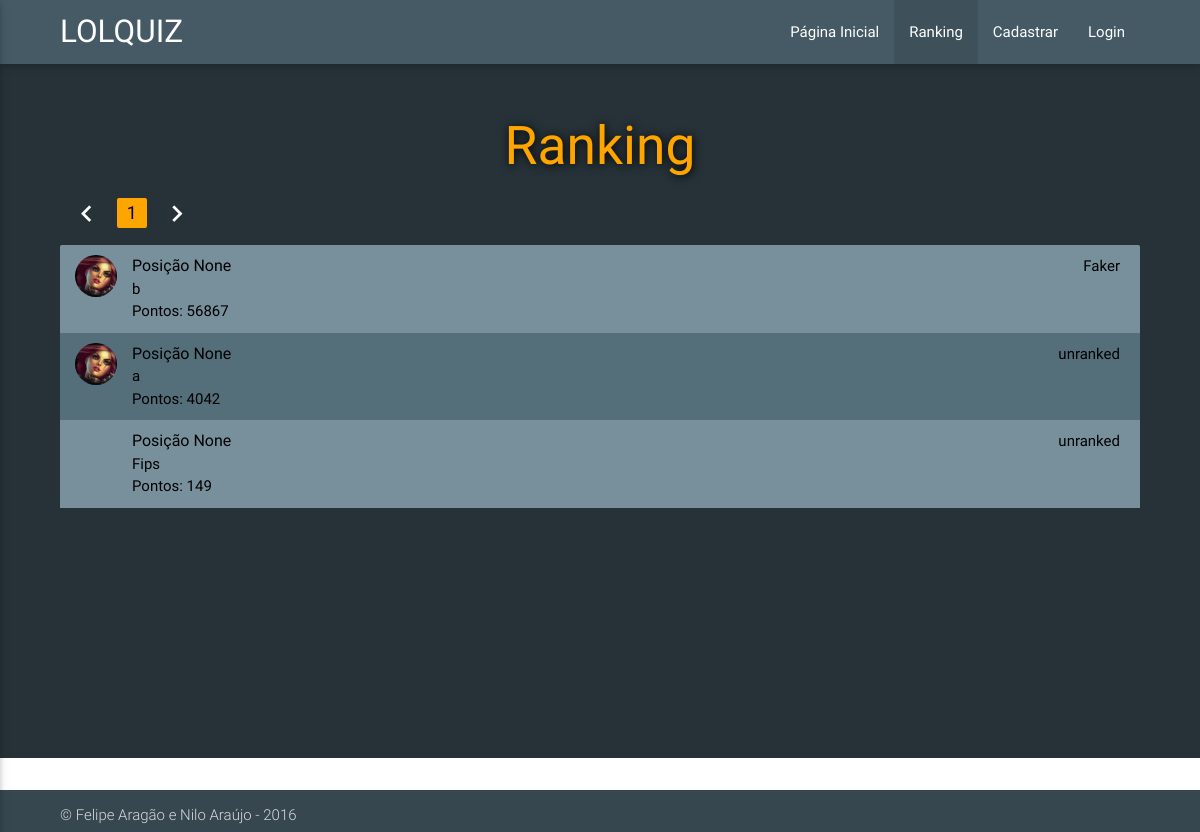
Before: /ranking with the older database file.
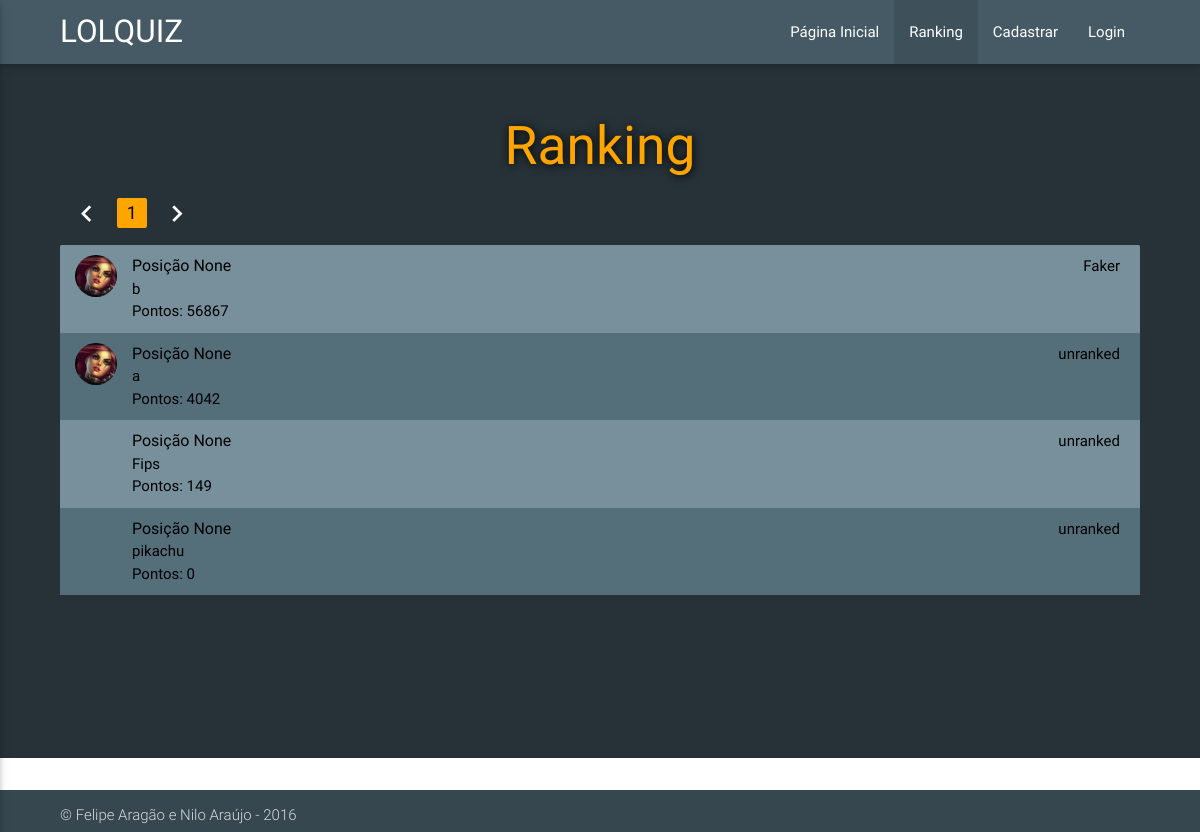
After: the same page with the newer database file.
### lolzin/models.py (models this page shows, shortened)
class lolzinUser(AbstractBaseUser):
	identifier = models.EmailField(max_length=120, unique=True)
	nick = models.CharField(max_length=20, unique=True)
	points = models.IntegerField(default=0)
	rank_position = models.CharField(max_length=10, null=True)
	league = models.CharField(max_length=10, default='unranked')
	numQuestions = models.IntegerField(default=0)
	cQuestions = models.IntegerField(default=0)
	photo = models.FileField(upload_to='lolzin/avatars', default=0)
	winrate = models.FloatField(default=50)
	is_active = models.BooleanField(default=True)
	is_superuser = models.BooleanField(default=False)
	is_admin = models.BooleanField(default=False)
	USERNAME_FIELD = 'nick'
	REQUIRED_FIELDS = ['identifier']
	objects = lolzinUserManager()

### lolzin/views.py (the view)
# urls.py: url(r'ranking', views.ranking, name='ranking'),
def ranking(request):
	logger.debug('ranking')
	users = lolzinUser.objects.all().order_by('-points').exclude(numQuestions=0)
	p = Paginator(users, 15)
	page = request.GET.get('page')
	try:
		rank_page = p.page(page)
	except PageNotAnInteger:
		rank_page = p.page(1)
	except EmptyPage:
		rank_page = p.page(p.num_pages)
	context = {
		'ranking': p,
		'rank_page': rank_page
	}
	return render(request, 'lolzin/ranking.html', context)

### lolzin/templates/lolzin/ranking.html (shortened to what this page needs)
{% extends "lolzin/base.html" %}
{% load staticfiles %}
{% block active_ranking %} "active" {% endblock active_ranking %}
{% block main_content %}
	<section class="blue-grey darken-4 section-wrapper">
		<div class="container">
			<h2 class="center">Ranking</h2>
			<ul class="pagination">
				{% if not rank_page.has_previous %}
					<li class="disabled"><i class="mdi mdi-chevron-left"></i></li>
				{% else %}
					<li><a href="{% url 'ranking' rank_page.previous_page_number %}"><i class="mdi mdi-chevron-left"></i></a></li>
				{% endif %}
				{% for page_number in ranking.page_range %}
					{% if rank_page.number == forloop.counter %}
						<li class="active">{{ rank_page.number }}</li>
					{% else %}
						<li class="waves-effect"><a href="{% url 'group_log' forloop.counter %}">{{ rank_page.number }}</a></li>
					{% endif %}
				{% endfor %}
				{% if not rank_page.has_next %}
					<li class="disabled"><i class="mdi mdi-chevron-right"></i></li>
				{% else %}
					<li><a href="{% url 'ranking' rank_page.next_page_number %}"><i class="mdi mdi-chevron-right"></i></a></li>
				{% endif %}
			</ul>
			<ul class="collection ranking">
				{% for user in rank_page %}
					<li class="collection-item avatar">
						<a href="{% url 'profile' user.nick %}">
							<div class="left">
								{% if user.photo %}
									<img src="{{ user.photo.url }}" class="circle">
								{% else %}
									<div class="avatar-placeholder"></div>
								{% endif %}
								<span class="title">Posição {{ user.rank_position }}</span>
								<p>{{ user.nick }}</p>
								<p>Pontos: {{ user.points }}</p>
							</div>
							<p class="right">{{ user.league }}</p>
						</a>
					</li>
				{% endfor %}
			</ul>
		</div>
	</section>
{% endblock main_content %}
{% block footer %}
	<div class="footer-copyright blue-grey darken-3">
		<div class="container">
			© Felipe Aragão e Nilo Araújo -  2016
		</div>
	</div>
{% endblock footer %}

### lolzin/templates/lolzin/base.html (shortened to what this page needs)
<!DOCTYPE html>
<html>
	<head>
		{% load staticfiles %}
		{% load lolzin_extras %}
		<link rel="stylesheet" type="text/css" href="{% static 'lolzin/css/materialize.css' %}">
		<link rel="stylesheet" type="text/css" href="{% static 'lolzin/css/materialdesignicons.css' %}">
		<link rel="stylesheet" type="text/css" href="{% static 'lolzin/css/styles.css' %}">
	</head>
	<body>
		<header>
			{% block nav %}
				<div class="navbar-fixed">
					<nav class="blue-grey darken-2">
						<div class="nav-wrapper">
							<a href="#" class="brand-logo">Lolquiz</a>
							<ul class="right hide-on-med-and-down">
								<li class={% block active_index %} {% endblock active_index %}><a href="{% url 'index' %}">Página Inicial</a></li>
								<li class={% block active_ranking %} {% endblock active_ranking %}><a href="{% url 'ranking' %}">Ranking</a></li>
								{% if request.user.is_authenticated %}
									<li class={% block active_cp %} {% endblock active_cp %}><a href="{% url 'profile' request.user.nick %}">Meu perfil</a></li>
									<li><a href="{% url 'logout' %}">Desconectar</a></li>
								{% else %}
									<li class={% block active_signup %} {% endblock active_signup %}><a href="{% url 'signup' %}">Cadastrar</a></li>
									<li class={% block active_login %} {% endblock active_login %}><a href="{% url 'login' %}">Login</a></li>
								{% endif %}
							</ul>
						</div>
					</nav>
				</div>
			{% endblock nav %}
		</header>
		<main>
			{% block main_content %}{% endblock main_content %}
		</main>
		<footer class="page-footer blue-grey darken-2">
			{% block footer %} {% endblock footer %}
		</footer>
	</body>
</html>

### lolzin/static/lolzin/css/styles.css (style rules this page uses)
body { display: flex; min-height: 100vh; flex-direction: column; }
main { flex: 1 0 auto; padding: 0; margin: 0; }
.brand-logo { text-transform: uppercase; }
.container { width: 90%; margin: 0 auto; }
h2 { color: orange; text-shadow: 1px 1px 10px black; margin-top: 0; padding-top: 1em; }
.nav-wrapper { width: 90%; margin: 0 auto; }
main, section { min-height: calc(100vh - 56px); }
.ranking { border: none; }
.ranking li:nth-child(odd) { background-color: #78909c; }
.ranking li:nth-child(even) { background-color: #546e7a; }
.ranking li.collection-item { border: none; }
.ranking li a { color: black; }
.collection.ranking { margin-bottom: 0; padding-bottom: 1em; }
.pagination { color: white; }
.pagination li.active { background-color: orange; color: black; }
footer.page-footer { margin-top: 0; padding-top: 0; color: white; text-align: justify; }
section.section-wrapper { min-height: calc(100vh - 106px); }

Changed rows visible on the page:
added lolzinUser: rank_position "None", nick "pikachu", points "0", league "unranked"
